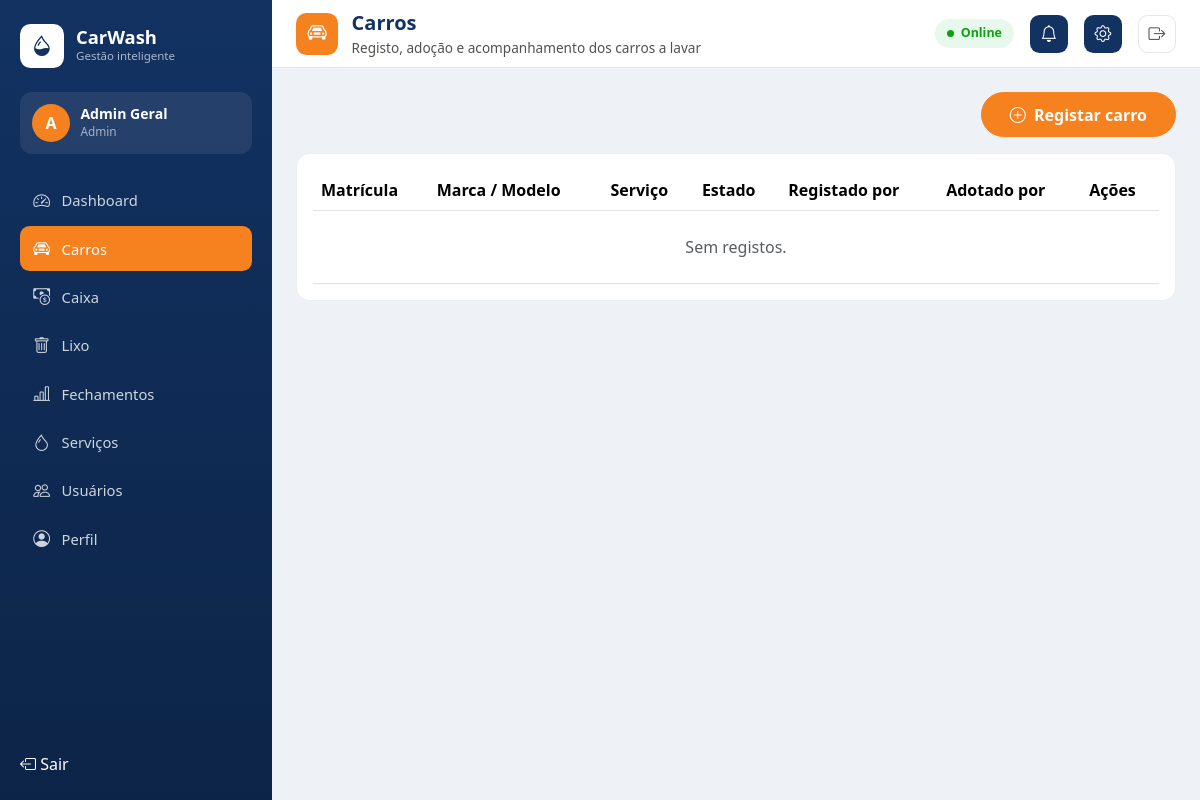
The app's page /carros/ (signed in) with its own data.
### accounts/models.py (models this page shows)
class User(AbstractUser):
    class Role(models.TextChoices):
        SEGURANCA = 'seguranca', 'Segurança'
        TESOUREIRA = 'tesoureira', 'Tesoureira'
        ADMIN = 'admin', 'Admin'
    role = models.CharField(max_length=20, choices=Role.choices)
    def is_seguranca(self):
        return self.role == self.Role.SEGURANCA
    def is_tesoureira(self):
        return self.role == self.Role.TESOUREIRA
    def is_admin_role(self):
        return self.role == self.Role.ADMIN or self.is_superuser

### vehicles/views.py (the view)
# urls.py: path('', views.vehicle_list, name='list'),
@role_required('seguranca')
def vehicle_list(request):
    open_create = request.GET.get('open') == 'create'
    return render(request, 'vehicles/list.html', _list_context(open_create=open_create))

### services/models.py (called while the page is built)
    def __str__(self):
        return f'{self.name} ({self.price})'

### vehicles/views.py (called while the page is built)
def _list_context(**overrides):
    entries = VehicleEntry.objects.filter(is_trashed=False)
    rows = [
        (entry, VehicleEntryEditForm(instance=entry), VehicleEntryTrashForm())
        for entry in entries
    ]
    context = {
        'entries': entries,
        'rows': rows,
        'pending_count': entries.filter(status=VehicleEntry.Status.PENDENTE).count(),
        'create_form': VehicleEntryForm(),
        'open_create': False,
        'open_edit_pk': None,
        'open_trash_pk': None,
    }
    context.update(overrides)
    return context

### templates/vehicles/list.html (shortened to what this page needs)
{% extends 'base.html' %}
{% block page_icon %}<div class="cw-topbar-icon"><i class="bi bi-car-front"></i></div>{% endblock %}
{% block page_title %}Carros{% endblock %}
{% block page_subtitle %}Registo, adoção e acompanhamento dos carros a lavar{% endblock %}
{% block content %}
<div class="d-flex justify-content-end mb-3">
    <button type="button" class="btn btn-cw-orange" data-bs-toggle="modal" data-bs-target="#createVehicleModal">
        <i class="bi bi-plus-circle me-1"></i> Registar carro
    </button>
</div>
<div class="cw-card p-2 p-md-3 d-none d-md-block">
    <div class="table-responsive">
        <table class="table table-hover align-middle mb-0">
            <thead>
                <tr>
                    <th>Matrícula</th>
                    <th>Marca / Modelo</th>
                    <th>Serviço</th>
                    <th>Estado</th>
                    <th>Registado por</th>
                    <th>Adotado por</th>
                    <th>Ações</th>
                </tr>
            </thead>
            <tbody>
                {% for entry, edit_form, trash_form in rows %}
                <tr>
                    <td>{{ entry.plate }}</td>
                    <td>{{ entry.brand }} {{ entry.model }}</td>
                    <td>{{ entry.service|default:'-' }}</td>
                    <td><span class="badge bg-secondary">{{ entry.get_status_display }}</span></td>
                    <td>{{ entry.registered_by.username }}</td>
                    <td>{{ entry.claimed_by.username|default:'-' }}</td>
                    <td>
                        <button type="button" class="btn btn-sm btn-outline-secondary" data-bs-toggle="modal" data-bs-target="#editModal{{ entry.pk }}">Editar</button>
                        {% if entry.status == 'pendente' %}
                        <a href="{% url 'vehicles:adopt' entry.pk %}" class="btn btn-sm btn-outline-success">Adotar</a>
                        {% endif %}
                        <button type="button" class="btn btn-sm btn-outline-danger" data-bs-toggle="modal" data-bs-target="#trashModal{{ entry.pk }}">Apagar</button>
                    </td>
                </tr>
                {% empty %}
                <tr><td colspan="7" class="text-center text-muted py-4">Sem registos.</td></tr>
                {% endfor %}
            </tbody>
        </table>
    </div>
</div>
{% endblock %}

### templates/partials/sidebar_content.html (shortened to what this page needs)
{% load static %}
<div class="cw-sidebar-brand">
    <div class="cw-sidebar-logo"><i class="bi bi-droplet-half"></i></div>
    <div>
        <div class="cw-sidebar-brand-name">CarWash</div>
        <div class="cw-sidebar-brand-tagline">Gestão inteligente</div>
    </div>
</div>
<div class="cw-sidebar-user">
    <div class="cw-sidebar-user-avatar">{{ user.username|slice:':1'|upper }}</div>
    <div class="min-w-0">
        <div class="cw-sidebar-user-name">{{ user.get_full_name|default:user.username }}</div>
        <div class="cw-sidebar-user-role">{{ user.get_role_display }}</div>
    </div>
</div>
<nav class="cw-sidebar-nav nav flex-column">
    {% if user.is_admin_role %}
    <a class="nav-link {% if request.resolver_match.url_name == 'admin_dashboard' %}active{% endif %}"
       href="{% url 'admin_dashboard' %}"><i class="bi bi-speedometer2"></i> Dashboard</a>
    {% endif %}
    {% if user.is_seguranca or user.is_admin_role %}
    <a class="nav-link {% if request.resolver_match.app_name == 'vehicles' and request.resolver_match.url_name != 'trash_list' and request.resolver_match.url_name != 'home' %}active{% endif %}"
       href="{% url 'vehicles:list' %}"><i class="bi bi-car-front"></i> {% if user.is_seguranca %}Registros{% else %}Carros{% endif %}</a>
    {% endif %}
    {% if user.is_tesoureira or user.is_admin_role %}
    <a class="nav-link "
       href="{% url 'cashbox:dashboard' %}"><i class="bi bi-cash-coin"></i> Caixa</a>
    {% endif %}
    {% if user.is_admin_role %}
    <a class="nav-link {% if request.resolver_match.url_name == 'trash_list' %}active{% endif %}"
       href="{% url 'vehicles:trash_list' %}"><i class="bi bi-trash"></i> Lixo</a>
    <a class="nav-link {% if request.resolver_match.url_name == 'closures' or request.resolver_match.url_name == 'period_closure_create' %}active{% endif %}"
       href="{% url 'cashbox:closures' %}"><i class="bi bi-bar-chart-line"></i> Fechamentos</a>
    <a class="nav-link {% if request.resolver_match.app_name == 'services' %}active{% endif %}"
       href="{% url 'services:list' %}"><i class="bi bi-droplet"></i> Serviços</a>
    <a class="nav-link {% if request.resolver_match.url_name == 'user_list' %}active{% endif %}"
       href="{% url 'user_list' %}"><i class="bi bi-people"></i> Usuários</a>
    {% endif %}
    <a class="nav-link {% if request.resolver_match.url_name == 'profile' %}active{% endif %}"
       href="{% url 'profile' %}"><i class="bi bi-person-circle"></i> Perfil</a>
</nav>
<div class="mt-auto pt-3">
    <form method="post" action="{% url 'logout' %}">
        <button class="nav-link border-0 bg-transparent w-100 text-start" type="submit">
            <i class="bi bi-box-arrow-left"></i> Sair
        </button>
    </form>
</div>

### static/css/theme.css (style rules this page uses)
:root { --cw-navy: #123262; --cw-navy-dark: #0c2447; --cw-orange: #f5821f; --cw-orange-dark: #d96c0f; --cw-good: #0ca30c; --cw-warning: #fab219; --cw-serious: #ec835a; --cw-critical: #d03b3b; --cw-muted: #898781; --cw-ink-primary: #0b0b0b; --cw-ink-secondary: #52514e; --cw-sidebar-width: 272px; --cw-topbar-height: 68px; }
body { background-color: #eef1f6; }
.cw-sidebar-brand { display: flex; align-items: center; gap: .75rem; margin-bottom: 1.5rem; }
.cw-sidebar-logo { width: 44px; height: 44px; background: #fff; border-radius: .65rem; display: flex; align-items: center; justify-content: center; flex-shrink: 0; }
.cw-sidebar-logo i { font-size: 1.3rem; color: var(--cw-navy); }
.cw-sidebar-brand-name { font-weight: 800; font-size: 1.15rem; line-height: 1.1; }
.cw-sidebar-brand-tagline { font-size: .72rem; color: rgba(255, 255, 255, .65); }
.cw-sidebar-user { background: rgba(255, 255, 255, .08); border-radius: .75rem; padding: .75rem; display: flex; align-items: center; gap: .65rem; margin-bottom: 1.5rem; }
.cw-sidebar-user-avatar { width: 38px; height: 38px; border-radius: 50%; background: var(--cw-orange); color: #fff; display: flex; align-items: center; justify-content: center; font-weight: 700; flex-shrink: 0; }
.cw-sidebar-user-name { font-weight: 600; font-size: .88rem; line-height: 1.2; }
.cw-sidebar-user-role { font-size: .74rem; color: rgba(255, 255, 255, .6); }
.cw-sidebar-nav .nav-link { color: rgba(255, 255, 255, .8); border-radius: .6rem; padding: .6rem .75rem; margin-bottom: .25rem; display: flex; align-items: center; gap: .65rem; font-size: .92rem; font-weight: 500; }
.cw-sidebar-nav .nav-link i { font-size: 1.05rem; width: 1.2rem; text-align: center; }
.cw-sidebar-nav .nav-link.active { background: var(--cw-orange); color: #fff; }
.cw-topbar-icon { width: 42px; height: 42px; border-radius: .65rem; background: var(--cw-orange); color: #fff; display: flex; align-items: center; justify-content: center; font-size: 1.2rem; flex-shrink: 0; }
.btn-cw-orange { background-color: var(--cw-orange); border-color: var(--cw-orange); color: #fff; font-weight: 600; border-radius: 2rem; padding: .6rem 1.75rem; }
.cw-card { background: #fff; border: 1px solid #edeef1; border-radius: .85rem; }

### records on screen
User: username "A", get_full_name "Admin Geral", role "Admin"
